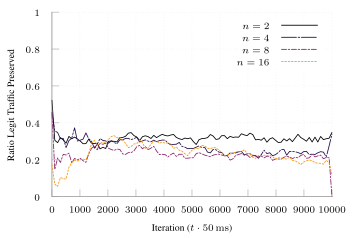

The script that saved this image:
set terminal tikz standalone color size 9cm,6cm font '\scriptsize' preamble '\usepackage{microtype} \usepackage{times} \usepackage[T1]{fontenc} \usepackage{siunitx}\sisetup{detect-all}'
set output "tmccp.tex"

load "inferno.pal"

set style line 102 lc rgb '#a0a0a0' lt 1 lw 1
set border ls 102
set colorbox border 102
set key textcolor rgb "black"
set tics textcolor rgb "black"
set label textcolor rgb "black"

set border 3
set grid x y
set xtics nomirror
set ytics nomirror

#set key autotitle columnhead
set datafile separator ","

set xlabel "Iteration ($t \\cdot{} \\SI{50}{\\milli\\second}$)"
set ylabel "Ratio Legit Traffic Preserved"

set yrange [0.0:1.0]
set key inside top right

plot '../results/tmcce-2-avg.csv' u 1:3 w lines smooth sbezier title "$n=2$" dt 1, \
     '../results/tmcce-4-avg.csv' u 1:3 w lines smooth sbezier title "$n=4$" dt (18,2,2,2), \
     '../results/tmcce-8-avg.csv' u 1:3 w lines smooth sbezier title "$n=8$" ls 4  dt (6,2,2,2), \
     '../results/tmcce-16-avg.csv' u 1:3 w lines smooth sbezier title "$n=16$" ls 7 dt (2,2), \
